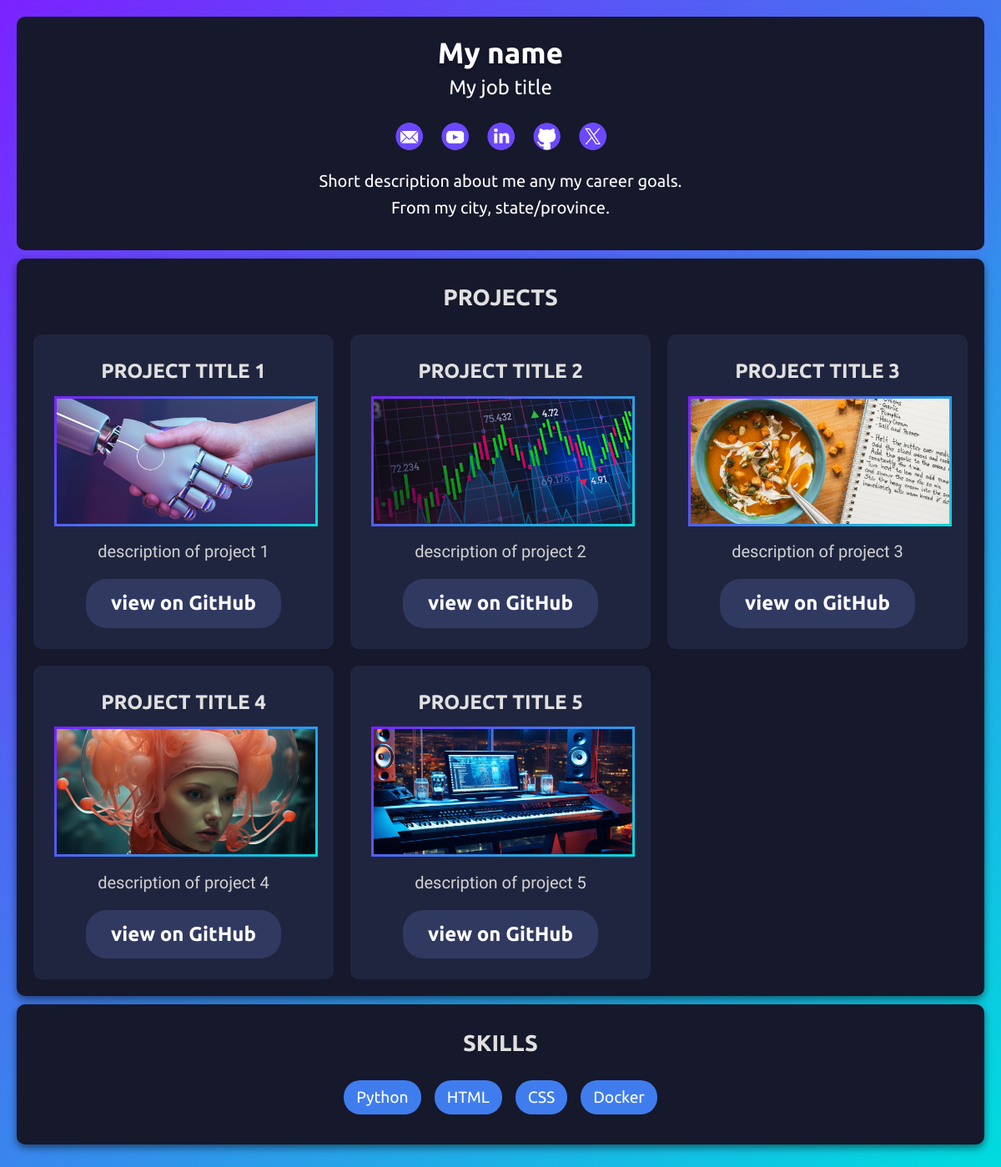
The page / on the database its author committed.
### tables this page shows
CREATE TABLE profile (id INTEGER PRIMARY KEY AUTOINCREMENT, name TEXT, title TEXT, bio TEXT, location TEXT);

CREATE TABLE socials (id INTEGER PRIMARY KEY AUTOINCREMENT, platform TEXT, url TEXT, icon TEXT);

CREATE TABLE projects (id INTEGER PRIMARY KEY AUTOINCREMENT, title TEXT, description TEXT, url TEXT, thumbnail TEXT);

CREATE TABLE skills (id INTEGER PRIMARY KEY AUTOINCREMENT, name TEXT);

### main.py (the view)
@app.route("/")
def read_root():
    conn = get_db_connection()
    c = conn.cursor()
    c.execute("SELECT * FROM socials")
    socials = c.fetchall()
    c.execute("SELECT * FROM projects")
    projects = c.fetchall()
    c.execute("SELECT * FROM skills")
    skills = c.fetchall()
    c.execute("SELECT * FROM profile")
    profile = c.fetchone()
    conn.close()
    return render_template(
        "index.html",
        socials=socials,
        skills=skills,
        projects=projects,
        profile=profile
    )

### main.py (called while the page is built)
def get_db_connection():
    conn = sqlite3.connect("instance/portfolio.db")
    conn.row_factory = sqlite3.Row
    return conn

### templates/index.html (shortened to what this page needs)
<!DOCTYPE html>
<html>
<head>
    <link rel="stylesheet" href="{{ url_for('static', filename='style.css') }}">
</head>
<body>
    <header>
        <h1>{{ profile.name }}</h1>
        <p id="attn">{{ profile.title }}</p>
        <ul class="socials">
            {% for social in socials %}
                <li>
                    <a href="{{ social.url }}" target="_blank" title="{{ social.platform|capitalize }}">
                        <img src="{{ url_for('static', filename=social.icon) }}" alt="{{ social.platform }}">
                    </a>
                </li>
            {% endfor %}
        </ul>
        <p>
            {{ profile.bio }}
            <br>
            From {{ profile.location }}.
        </p>
    </header>
    <section class="projects">
        <h2>Projects</h2>
        <div class="project-container">
            {% for project in projects %}
                <div class="project">
                    <h3>{{ project.title }}</h3>
                    <a href="{{ project.url }}" target="_blank" class="project-image">
                        <img src="{{ url_for('static', filename=project.thumbnail) }}" alt="{{ project.title }}">
                    </a>
                    <p>{{ project.description }}</p>
                    <a href="{{ project.url }}" target="_blank" class="project-link">view on GitHub</a>
                </div>
            {% endfor %}
        </div>
    </section>
    <section class="skills">
        <h2>Skills</h2>
        <ul>
            {% for skill in skills %}
                <li>{{ skill.name }}</li>
            {% endfor %}
        </ul>
    </section>
</body>
</html>

### static/style.css (style rules this page uses)
body { margin: 0; padding: 20px; line-height: 1.6; color: #e0e0e0; background: linear-gradient(135deg, #7B22FF, #00DCDE); font-family: 'Ubuntu', sans-serif; }
header { text-align: center; padding: 15px; color: white; border-radius: 10px; box-shadow: 0 4px 15px rgba(107, 72, 255, 0.3); background-color: #16182B; }
h1 { margin: 0; font-size: 2.2em; text-shadow: 0 2px 4px rgba(0, 0, 0, 0.2); }
h2 { text-align: center; text-transform: uppercase; margin-top: 5px; background-repeat: no-repeat; background-position: bottom; font-size: 1.7em; }
h3 { text-transform: uppercase; padding-bottom: 10px; }
p { font-size: 1.25em; }
.skills, .projects { margin: 10px 0; background: #16182B; padding: 20px; border-radius: 10px; box-shadow: 0 4px 10px rgba(0, 0, 0, 0.5); }
.skills ul { list-style: none; padding: 0; display: flex; flex-wrap: wrap; gap: 10px; justify-content: center; }
.skills li { background: #3F7DEF; color: white; padding: 5px 15px; border-radius: 20px; transition: transform 0.2s ease; font-size: 1.2em; margin: 0 3px; }
.project-container { display: grid; grid-template-columns: repeat(3, 1fr); gap: 20px; }
.project { text-align: center; padding: 25px; background: #20253F; border-radius: 10px; transition: transform 0.3s ease, box-shadow 0.3s ease; }
.project img { width: 100%; height: 150px; object-fit: cover; margin-bottom: 10px; border: 3px solid transparent; border-image: linear-gradient(135deg, #7B22FF, #00DCDE) 3; }
.project .project-image { display: block; text-decoration: none; }
.project h3 { margin: 0; color: #e0e0e0; font-size: 1.5em; }
.project p { color: lightgray; font-family: 'Shanti', sans-serif; line-height: 1.3em; margin-bottom: 20px; margin-top: 0; }
.project .project-link { font-size: 1.5em; font-weight: bold; background-color: #303960; padding: 10px 30px; border-radius: 25px; color: white; text-decoration: none; display: inline-block; transition: background 0.3s ease; }
a { color: white; text-decoration: none; transition: color 0.2s ease; }
#attn { font-size: 1.5em; margin: 0; padding-bottom: 10px; background-repeat: no-repeat; background-position: bottom; line-height: 1.2em; }
.socials { list-style: none; padding: 0; display: flex; justify-content: center; gap: 20px; }
.socials li { display: inline; }
.socials a { text-decoration: none; display: inline-block; }
.socials a img { width: 35px; height: 35px; vertical-align: middle; }

### rows shown on the page
profile: name "My name", title "My job title", bio "Short description about me any my career goals.", location "my city, state/province"
socials: icon+platform (picture)
socials: icon+platform (picture)
socials: icon+platform (picture)
socials: icon+platform (picture)
socials: icon (picture)
projects: title "PROJECT TITLE 1", thumbnail (picture), description "description of project 1"
projects: title "PROJECT TITLE 2", thumbnail (picture), description "description of project 2"
projects: title "PROJECT TITLE 3", thumbnail (picture), description "description of project 3"
projects: title "PROJECT TITLE 4", thumbnail (picture), description "description of project 4"
projects: title "PROJECT TITLE 5", thumbnail (picture), description "description of project 5"
skills: name "Python"
skills: name "HTML"
skills: name "CSS"
skills: name "Docker"
